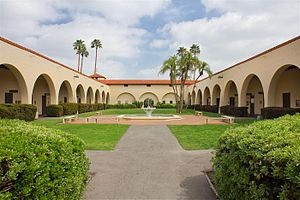
#> input picture image.jpg, 300 x 200 px
$ python median_blur.py
#> lines starting #> are read from the running program, lines starting #| are printed output that depends on the picture
# Importing all the libraries
import cv2
import pylab as plt
import numpy as np

# read the image
img = cv2.imread('image.jpg');
#> img is the input picture: shape (200, 300, 3); mean B, G, R 119.2, 146.6, 147.9
# convert to grayscale using open cv function
img = cv2.cvtColor(img, cv2.COLOR_BGR2GRAY);
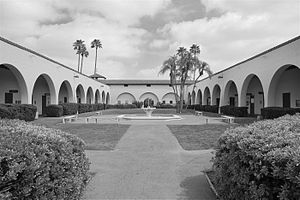
#> img: shape (200, 300); min 0, max 255, mean 143.8

# Dividing into rows and columns using shape
image_rows = img.shape[0]
#> image_rows = 200
image_cols = img.shape[1]
#> image_cols = 300

empty_filter_matrix = []


# plotting original image
plt.subplot(2, 2, 1)
plt.imshow(img, cmap='gray')
plt.title('Original Image')
plt.xticks([]), plt.yticks([])

# plotting original image
plt.subplot(2, 2, 3)
plt.imshow(img, cmap='gray')
plt.title('Original Image')
plt.xticks([]), plt.yticks([])


#> (the run stopped early here; a loop or call above may not have finished)
